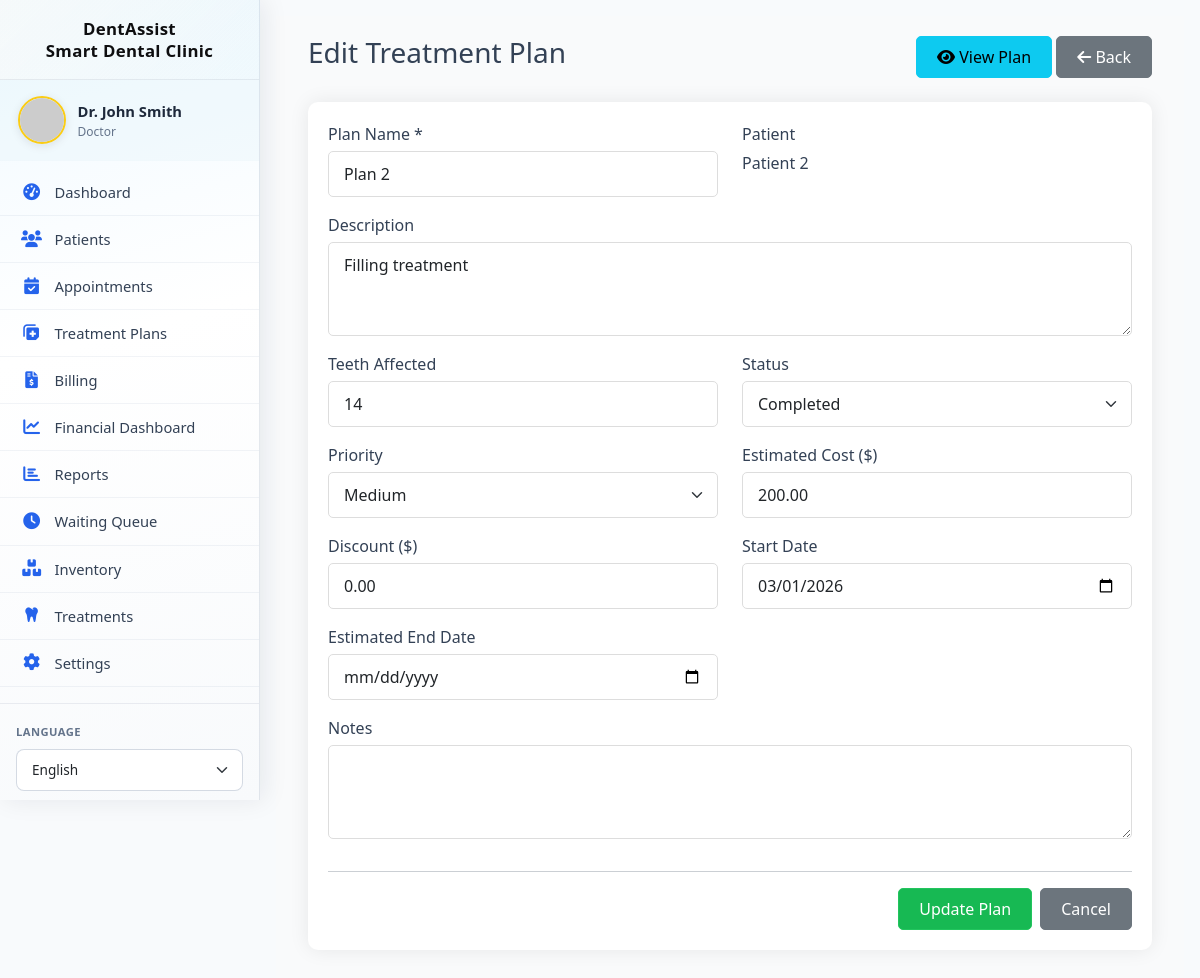
The page /treatment_plans/edit.php?id=2 (signed in) on the database its author committed.
### tables this page shows
CREATE TABLE `treatment_plans` (
  `id` int(11) NOT NULL,
  `patient_id` int(11) NOT NULL,
  `plan_name` varchar(100) NOT NULL,
  `description` text DEFAULT NULL,
  `teeth_affected` text DEFAULT NULL,
  `estimated_cost` decimal(10,2) DEFAULT NULL,
  `actual_cost` decimal(10,2) DEFAULT NULL,
  `discount` decimal(10,2) DEFAULT 0.00,
  `status` enum('proposed','approved','in-progress','completed','cancelled') DEFAULT 'proposed',
  `priority` enum('low','medium','high','emergency') DEFAULT 'medium',
  `start_date` date DEFAULT NULL,
  `estimated_end_date` date DEFAULT NULL,
  `actual_end_date` date DEFAULT NULL,
  `notes` text DEFAULT NULL,
  `patient_approved` tinyint(1) DEFAULT 0,
  `approval_date` timestamp NULL DEFAULT NULL,
  `approval_signature` varchar(255) DEFAULT NULL,
  `created_at` timestamp NOT NULL DEFAULT current_timestamp(),
  `updated_at` timestamp NOT NULL DEFAULT current_timestamp() ON UPDATE current_timestamp(),
  `created_by` int(11) DEFAULT NULL
);

CREATE TABLE `patients` (
  `id` int(11) NOT NULL,
  `user_id` int(11) DEFAULT NULL,
  `full_name` varchar(100) NOT NULL,
  `date_of_birth` date DEFAULT NULL,
  `gender` enum('male','female','other') DEFAULT NULL,
  `phone` varchar(20) DEFAULT NULL,
  `email` varchar(100) DEFAULT NULL,
  `emergency_contact_name` varchar(100) DEFAULT NULL,
  `emergency_contact_phone` varchar(20) DEFAULT NULL,
  `emergency_contact_relation` varchar(50) DEFAULT NULL,
  `insurance_provider` varchar(100) DEFAULT NULL,
  `insurance_id` varchar(50) DEFAULT NULL,
  `insurance_type` enum('Private','Social Security','Medicaid','None') DEFAULT 'None',
  `insurance_coverage` int(11) DEFAULT 0,
  `medical_history` text DEFAULT NULL,
  `allergies` text DEFAULT NULL,
  `current_medications` text DEFAULT NULL,
  `past_surgeries` text DEFAULT NULL,
  `chronic_conditions` text DEFAULT NULL,
  `dental_history` text DEFAULT NULL,
  `previous_dentist` varchar(100) DEFAULT NULL,
  `last_visit_date` date DEFAULT NULL,
  `address_line1` varchar(255) DEFAULT NULL,
  `address_line2` varchar(255) DEFAULT NULL,
  `address` varchar(500) DEFAULT NULL,
  `city` varchar(100) DEFAULT NULL,
  `state` varchar(50) DEFAULT NULL,
  `postal_code` varchar(20) DEFAULT NULL,
  `country` varchar(50) DEFAULT 'USA',
  `points` int(11) DEFAULT 0,
  `subscription_type` enum('none','basic','premium','family') DEFAULT 'none',
  `subscription_start_date` date DEFAULT NULL,
  `subscription_end_date` date DEFAULT NULL,
  `referral_code` varchar(20) DEFAULT NULL,
  `referred_by` int(11) DEFAULT NULL,
  `created_at` timestamp NOT NULL DEFAULT current_timestamp(),
  `updated_at` timestamp NOT NULL DEFAULT current_timestamp() ON UPDATE current_timestamp(),
  `created_by` int(11) DEFAULT NULL,
  `subscription_status` enum('none','pending','active','expired') DEFAULT 'none'
);

### includes/db.php (called while the page is built, shortened)
<?php
class Database {
    private $host = DB_HOST;
    private $user = DB_USER;
    private $pass = DB_PASS;
    private $dbname = DB_NAME;
    private $conn;
    private static $instance = null;
    private function __construct() {
        try {
            $this->conn = new mysqli($this->host, $this->user, $this->pass, $this->dbname);
            $this->conn->set_charset("utf8mb4");
        } catch (Exception $e) {
            die("Database connection error: " . $e->getMessage());
        }
    }
    public static function getInstance() {
        if (self::$instance == null) {
            self::$instance = new Database();
        }
        return self::$instance;
    }
    public function query($sql, $params = [], $types = "") {
        $stmt = $this->conn->prepare($sql);
        if (!empty($params)) {
            if (empty($types)) {
                $types = $this->determineTypes($params);
            }
            $stmt->bind_param($types, ...$params);
        }
        if (!$stmt->execute()) {
            $err = $stmt->error ?: $this->conn->error;
            throw new Exception('Query failed: ' . $err);
        }
        return $stmt;
    }
    private function determineTypes($params) {
        $types = '';
        foreach ($params as $param) {
            if (is_int($param)) {
                $types .= 'i';
            } elseif (is_float($param)) {
                $types .= 'd';
            } elseif (is_string($param)) {
                $types .= 's';
            } else {
                $types .= 'b';
            }
        }
        return $types;
    }
    public function fetchOne($sql, $params = [], $types = "") {
        $stmt = $this->query($sql, $params, $types);
        $result = $stmt->get_result();
        if ($result && $result->num_rows > 0) {
            return $result->fetch_assoc();
        }
        return null;
    }
}
?>

### treatment_plans/edit.php (the view, shortened to what this page needs)
<?php
require_once '../includes/db.php';
$db = Database::getInstance();
$planId = $_GET['id'] ?? 0;
$plan = $db->fetchOne(
    "SELECT * FROM treatment_plans WHERE id = ?",
    [$planId],
    "i"
);
include '../layouts/header.php';
?>
<div class="container-fluid">
    <div class="d-flex justify-content-between align-items-center mb-4">
        <h1 class="h3">Edit Treatment Plan</h1>
        <div>
            <a href="view.php?id=<?php echo $planId; ?>" class="btn btn-info">
                <i class="fas fa-eye"></i> View Plan
            </a>
            <a href="index.php" class="btn btn-secondary">
                <i class="fas fa-arrow-left"></i> Back
            </a>
        </div>
    </div>
    <div class="card">
        <div class="card-body">
            <form method="POST" action="">
                <div class="row">
                    <div class="col-md-6 mb-3">
                        <label class="form-label">Plan Name *</label>
                        <input type="text" class="form-control" name="plan_name"
                               value="<?php echo htmlspecialchars($plan['plan_name']); ?>" required>
                    </div>
                    <div class="col-md-6 mb-3">
                        <label class="form-label">Patient</label>
                        <p class="form-control-static">
                            <?php
                            $patient = $db->fetchOne("SELECT full_name FROM patients WHERE id = ?", [$plan['patient_id']], "i");
                            echo htmlspecialchars($patient['full_name']);
                            ?>
                        </p>
                    </div>
                    <div class="col-12 mb-3">
                        <label class="form-label">Description</label>
                        <textarea class="form-control" name="description" rows="3"><?php echo htmlspecialchars($plan['description']); ?></textarea>
                    </div>
                    <div class="col-md-6 mb-3">
                        <label class="form-label">Teeth Affected</label>
                        <input type="text" class="form-control" name="teeth_affected"
                               value="<?php echo htmlspecialchars($plan['teeth_affected']); ?>"
                               placeholder="e.g., 18,19,20">
                    </div>
                    <div class="col-md-6 mb-3">
                        <label class="form-label">Status</label>
                        <select class="form-select" name="status">
                            <option value="completed" <?php echo $plan['status'] == 'completed' ? 'selected' : ''; ?>>Completed</option>
                        </select>
                    </div>
                    <div class="col-md-6 mb-3">
                        <label class="form-label">Priority</label>
                        <select class="form-select" name="priority">
                            <option value="medium" <?php echo $plan['priority'] == 'medium' ? 'selected' : ''; ?>>Medium</option>
                        </select>
                    </div>
                    <div class="col-md-6 mb-3">
                        <label class="form-label">Estimated Cost ($)</label>
                        <input type="number" step="0.01" class="form-control" name="estimated_cost"
                               value="<?php echo $plan['estimated_cost']; ?>">
                    </div>
                    <div class="col-md-6 mb-3">
                        <label class="form-label">Discount ($)</label>
                        <input type="number" step="0.01" class="form-control" name="discount"
                               value="<?php echo $plan['discount']; ?>">
                    </div>
                    <div class="col-md-6 mb-3">
                        <label class="form-label">Start Date</label>
                        <input type="date" class="form-control" name="start_date"
                               value="<?php echo $plan['start_date']; ?>">
                    </div>
                    <div class="col-md-6 mb-3">
                        <label class="form-label">Estimated End Date</label>
                        <input type="date" class="form-control" name="estimated_end_date"
                               value="<?php echo $plan['estimated_end_date']; ?>">
                    </div>
                    <div class="col-12 mb-3">
                        <label class="form-label">Notes</label>
                        <textarea class="form-control" name="notes" rows="3"><?php echo htmlspecialchars($plan['notes']); ?></textarea>
                    </div>
                </div>
                <hr>
                <div class="d-flex justify-content-end gap-2">
                    <button type="submit" class="btn btn-primary">Update Plan</button>
                    <a href="view.php?id=<?php echo $planId; ?>" class="btn btn-secondary">Cancel</a>
                </div>
            </form>
        </div>
    </div>
</div>
<?php include '../layouts/footer.php'; ?>

### rows shown on the page
treatment_plans: plan_name "Plan 2", description "Filling treatment", teeth_affected "14", status "Completed", priority "Medium", estimated_cost "200.00", discount "0.00", start_date "03/01/2026"
patients: full_name "Patient 2"

### other values the page prints
SITE_NAME "DentAssist Smart Dental Clinic"
$_SESSION['full_name'] "Dr. John Smith"
$role "Doctor"
__('dashboard', 'Dashboard') "Dashboard"
__('patients', 'Patients') "Patients"
__('appointments', 'Appointments') "Appointments"
__('treatment_plans', 'Treatment Plans') "Treatment Plans"
__('billing', 'Billing') "Billing"
__('financial_dashboard', 'Financial Dashboard') "Financial Dashboard"
__('reports', 'Reports') "Reports"
__('queue', 'Waiting Queue') "Waiting Queue"
__('inventory', 'Inventory') "Inventory"
__('treatments', 'Treatments') "Treatments"
__('settings', 'Settings') "Settings"
__('language', 'Language') "LANGUAGE"
